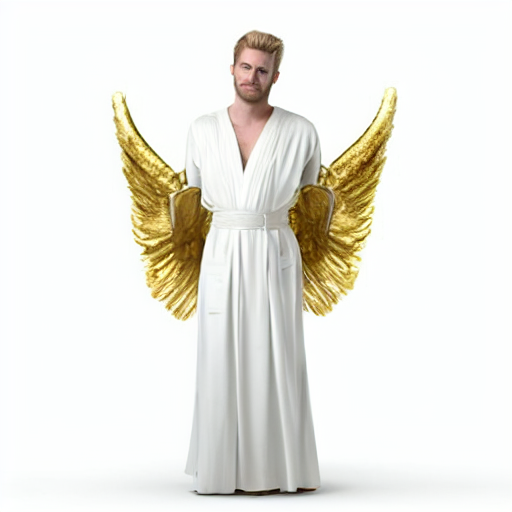
#> input picture assets-src/chibi/angel/ref.png, 512 x 512 px
$ python -i mob_auto.py   (imports and definitions only)
#> lines starting #> are read from the running program, lines starting #| are printed output that depends on the picture
"""雑魚の敵（200種）を、人の手を待たずに順番に作りつづける（2026-10-05、人間の指示「雑魚敵も200種類全部違うのでお願いします。時間はいくらかかってもいいです」）。

手順は monster.md と同じ「AIの下絵 → ドット絵化 → 手直し → エディタで描く」。このうち手直し以外を自動で行い、
手直し（向きをそろえる・切れた脚を足すなど形を整える）は、まとめて見た人（Claude）があとで行う。下絵に無い目を無理に足さない（2026-10-05、人間の指示）。

使い方（リポジトリの最上位で。とても長くかかるので nohup で裏で動かす）:
  nohup python3 tools/pixel-art/ai-gen/mob_auto.py [--batch 3] [--limit 999] > /tmp/monster-work/mob_auto.log 2>&1 &
1回分（--batch 体）ごとに:
  1. 下絵を1体ずつ、まず1枚描く（16歩・1枚 約4分）。使えないときだけ2枚目
  2. 全身が入っていて額縁でない下絵を選ぶ。切れていたら外側を描き足す（extend）。どれもだめなら、種を変えてもう一度
  3. ドット絵化（96×96・20色）→ ドット絵エディタで描く（editor-draw.mjs --import、食い違い0マスを確かめる）→ final → done
  4. 書き出し（monster_batch.py export → export-game-data.mjs）と、見比べの一覧画像（WORK/auto/batch-*.png）
画像生成とブラウザ（エディタ）は同時に動かさない（メモリが足りなくなる）。この道具は1つずつ順番に動かす。
止めるときは、WORK/auto/STOP というファイルを置く（1回分が終わったところで止まる）。
"""
import json
import os
import subprocess
import sys
import time

ROOT = os.path.abspath(os.path.join(os.path.dirname(__file__), "..", "..", ".."))
AI = os.path.join(ROOT, "tools", "pixel-art", "ai-gen")
ART = os.path.join(ROOT, "assets-src", "monsters")
WORK = os.environ.get("WORK", "/tmp/monster-work")
AUTO = os.path.join(WORK, "auto")
ROSTER = os.path.join(AI, "monster-roster.json")


def log(*a):
    print(time.strftime("%m-%d %H:%M"), *a, flush=True)


# [5 lines left out: function run, not called in this run]


def roster():
    return json.load(open(ROSTER))


def check(i, k):
    p = f"{WORK}/raw/{i}_{k}.png.check.json"
    return json.load(open(p)) if os.path.exists(p) else None


# [20 lines left out: function choose, not called in this run]


def editor_stage(i):
    d = f"{ART}/{i}"
    out = f"{WORK}/auto/ed_{i}.png"
    src = f"{i}_fix" if os.path.exists(f"{d}/{i}_fix.txt") else i   # 手直し（edits.py）があれば、それを描く
    big = len([r for r in open(f"{d}/{src}.txt").read().split("\n") if r.strip()]) > 128   # ボス（256×256）はエディタを広げる
    ok = run(["node", "tools/pixel-practice/editor-draw.mjs", f"{d}/{src}.txt", f"{d}/{src}.json", out] + (["--zoom", "6", "--wide"] if big else ["--zoom", "8"]) + ["--import"], timeout=1800)
    if not ok or not os.path.exists(out + ".rows.txt"):
        return False
    a = [r for r in open(f"{d}/{src}.txt").read().split("\n") if r.strip()]
    b = [r for r in open(out + ".rows.txt").read().split("\n") if r.strip()]
    bad = sum(1 for y in range(len(a)) for x in range(len(a[y])) if y >= len(b) or x >= len(b[y]) or a[y][x] != b[y][x])
    if bad:
        log(i, "エディタの食い違い", bad)
        return False
    for ext in ("txt", "json"):
        open(f"{d}/final.{ext}", "w").write(open(f"{d}/{src}.{ext}").read())
    os.replace(out, f"{d}/final-editor.png")
    return run(["python3", f"{AI}/monster_batch.py", "done", i])


# [109 lines left out: functions sheet, main, not called in this run]


# [2 lines not run here, left out]

>>> import cv2
>>> picture = cv2.imread('../../../assets-src/chibi/angel/ref.png', cv2.IMREAD_GRAYSCALE)
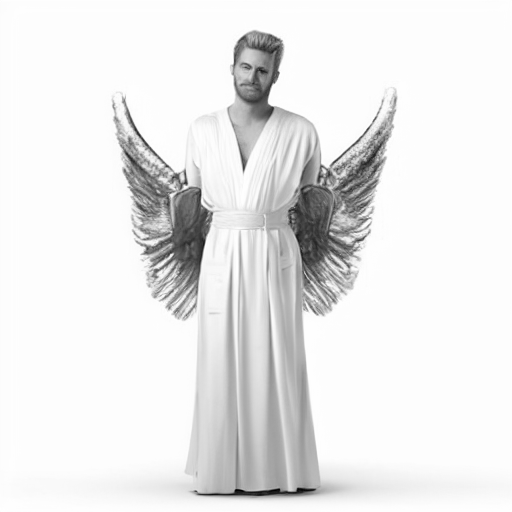
#> picture: shape (512, 512); min 0, max 255, mean 233.5
#> (the run stopped early here; a loop or call above may not have finished)

$ run again, on assets-src/chibi/elf-archer/ref.png
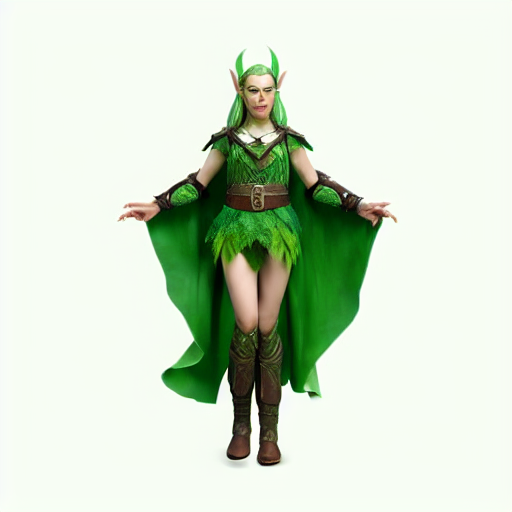
#> input picture assets-src/chibi/elf-archer/ref.png, 512 x 512 px
#> `picture = cv2.imread('../../../assets-src/chibi/angel/ref.png', cv2.IM..`:
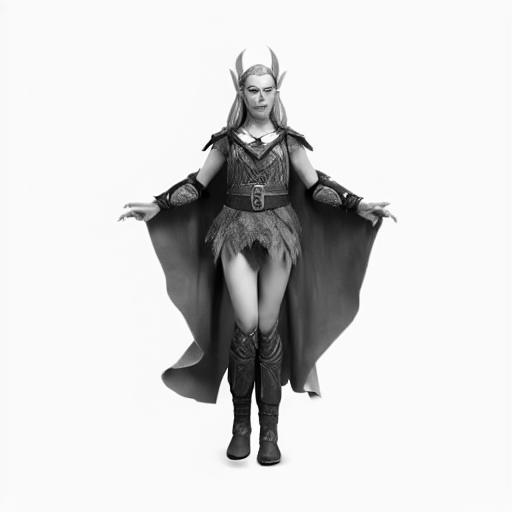
#> picture: shape (512, 512); min 0, max 255, mean 216.3
